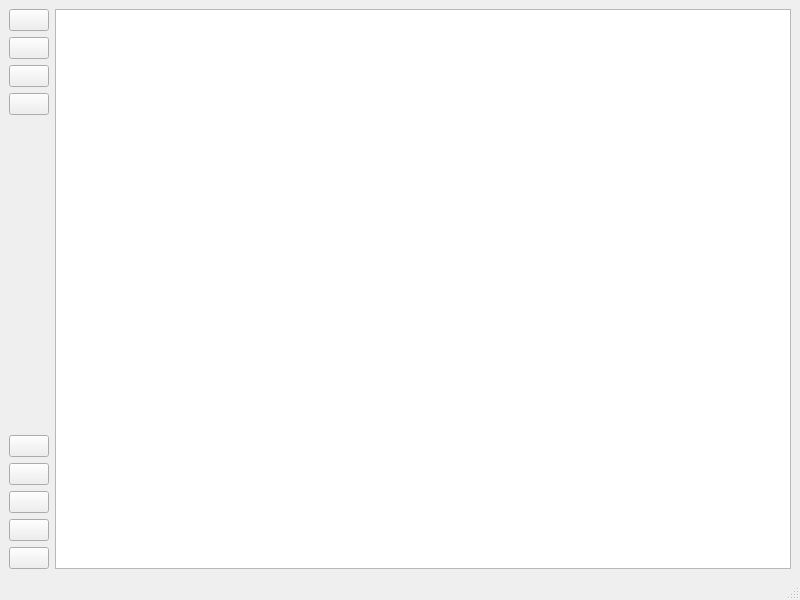
<?xml version="1.0" encoding="UTF-8"?>
<ui version="4.0">
 <class>MainWindow</class>
 <widget class="QMainWindow" name="MainWindow">
  <property name="geometry">
   <rect>
    <x>0</x>
    <y>0</y>
    <width>800</width>
    <height>600</height>
   </rect>
  </property>
  <property name="windowTitle">
   <string>Система управления автотранспортного предприятия</string>
  </property>
  <widget class="QWidget" name="centralwidget">
   <layout class="QHBoxLayout" name="horizontalLayout">
    <item>
     <layout class="QVBoxLayout" name="verticalLayout">
      <item>
       <widget class="QPushButton" name="pushButton_add">
        <property name="text">
         <string/>
        </property>
        <property name="icon">
         <iconset resource="res.qrc">
          <normaloff>:/img/img/add.png</normaloff>:/img/img/add.png</iconset>
        </property>
       </widget>
      </item>
      <item>
       <widget class="QPushButton" name="pushButton_delete">
        <property name="text">
         <string/>
        </property>
        <property name="icon">
         <iconset resource="res.qrc">
          <normaloff>:/img/img/delete.png</normaloff>:/img/img/delete.png</iconset>
        </property>
       </widget>
      </item>
      <item>
       <widget class="QPushButton" name="pushButton_info">
        <property name="text">
         <string/>
        </property>
        <property name="icon">
         <iconset resource="res.qrc">
          <normaloff>:/img/img/info.png</normaloff>:/img/img/info.png</iconset>
        </property>
       </widget>
      </item>
      <item>
       <widget class="QPushButton" name="pushButton_sort">
        <property name="text">
         <string/>
        </property>
        <property name="icon">
         <iconset resource="res.qrc">
          <normaloff>:/img/img/sort.png</normaloff>:/img/img/sort.png</iconset>
        </property>
       </widget>
      </item>
      <item>
       <spacer name="verticalSpacer">
        <property name="orientation">
         <enum>Qt::Vertical</enum>
        </property>
        <property name="sizeHint" stdset="0">
         <size>
          <width>20</width>
          <height>40</height>
         </size>
        </property>
       </spacer>
      </item>
      <item>
       <widget class="QPushButton" name="pushButton_save">
        <property name="text">
         <string/>
        </property>
        <property name="icon">
         <iconset resource="res.qrc">
          <normaloff>:/img/img/save.png</normaloff>:/img/img/save.png</iconset>
        </property>
       </widget>
      </item>
      <item>
       <widget class="QPushButton" name="pushButton_open">
        <property name="text">
         <string/>
        </property>
        <property name="icon">
         <iconset resource="res.qrc">
          <normaloff>:/img/img/open.png</normaloff>:/img/img/open.png</iconset>
        </property>
       </widget>
      </item>
      <item>
       <widget class="QPushButton" name="pushButton_plot">
        <property name="text">
         <string/>
        </property>
        <property name="icon">
         <iconset resource="res.qrc">
          <normaloff>:/img/img/plot.png</normaloff>:/img/img/plot.png</iconset>
        </property>
       </widget>
      </item>
      <item>
       <widget class="QPushButton" name="pushButton_info_prog">
        <property name="text">
         <string/>
        </property>
        <property name="icon">
         <iconset resource="res.qrc">
          <normaloff>:/img/img/info_program.png</normaloff>:/img/img/info_program.png</iconset>
        </property>
       </widget>
      </item>
      <item>
       <widget class="QPushButton" name="pushButton_exit">
        <property name="text">
         <string/>
        </property>
        <property name="icon">
         <iconset resource="res.qrc">
          <normaloff>:/img/img/exit.png</normaloff>:/img/img/exit.png</iconset>
        </property>
       </widget>
      </item>
     </layout>
    </item>
    <item>
     <widget class="QTableWidget" name="tableWidget"/>
    </item>
   </layout>
  </widget>
  <widget class="QMenuBar" name="menubar">
   <property name="geometry">
    <rect>
     <x>0</x>
     <y>0</y>
     <width>800</width>
     <height>21</height>
    </rect>
   </property>
  </widget>
  <widget class="QStatusBar" name="statusbar"/>
 </widget>
 <resources>
  <include location="res.qrc"/>
 </resources>
 <connections/>
</ui>
